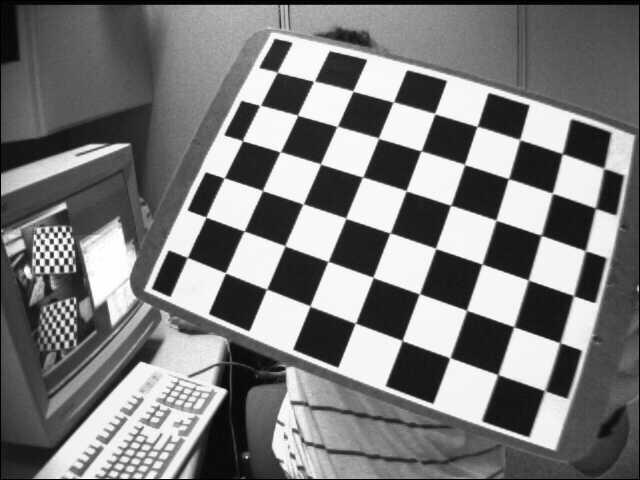
#> input picture trabalho8_calibracaoEstereo/calibration_left/left03.jpg, 640 x 480 px, given in place of Lenna.png, which was not available
$ python aumentaEscalaInt.py
#> lines starting #> are read from the running program, lines starting #| are printed output that depends on the picture; pictures that were not available may be replaced by others from this repository, and a replacement may not be noted
import cv2
import numpy as np
import matplotlib.pyplot as plt

#* Importa a imagem pra dentro do programa:
img_0 = 'Lenna.png'
img1 = cv2.imread(img_0)
#> img1 is the input picture: shape (480, 640, 3); min 0, max 255, mean 122.9

#* Pega a escala que o usuário deseja:
define_escala = int(input("Digite a escala K que você deseja: "))
#> the answer given: 3

#* Cria duas novas imagens de zeros (imagens "vazias"), sendo uma pra interpolação 0 e a outra pra interpolação 1:
newimage_zero = np.zeros((img1.shape[0] * define_escala, img1.shape[1] * define_escala, 3), dtype=np.uint8)
newimage_um = np.zeros((img1.shape[0] * define_escala, img1.shape[1] * define_escala, 3), dtype=np.uint8)

#* Calcula a interpolação de ordem 0:
for i in range(img1.shape[0]):
    for j in range(img1.shape[1]):
        newimage_zero[i * define_escala:(i + 1) * define_escala, j * define_escala:(j + 1) * define_escala] = img1[i, j]

#* Preenchendo os quadrados vazios na interpolação de ordem 0
newimage_zero = cv2.resize(newimage_zero, (img1.shape[1] * define_escala, img1.shape[0] * define_escala), interpolation=cv2.INTER_NEAREST)

#* Calcula a interpolação de ordem 1:
for i in range(img1.shape[0]):
    for j in range(img1.shape[1]):
        for desloc_i in range(define_escala):
            for desloc_j in range(define_escala):
                newimage_um[i * define_escala + desloc_i, j * define_escala + desloc_j] = img1[i, j] * (1 - desloc_i / define_escala) * (1 - desloc_j / define_escala)
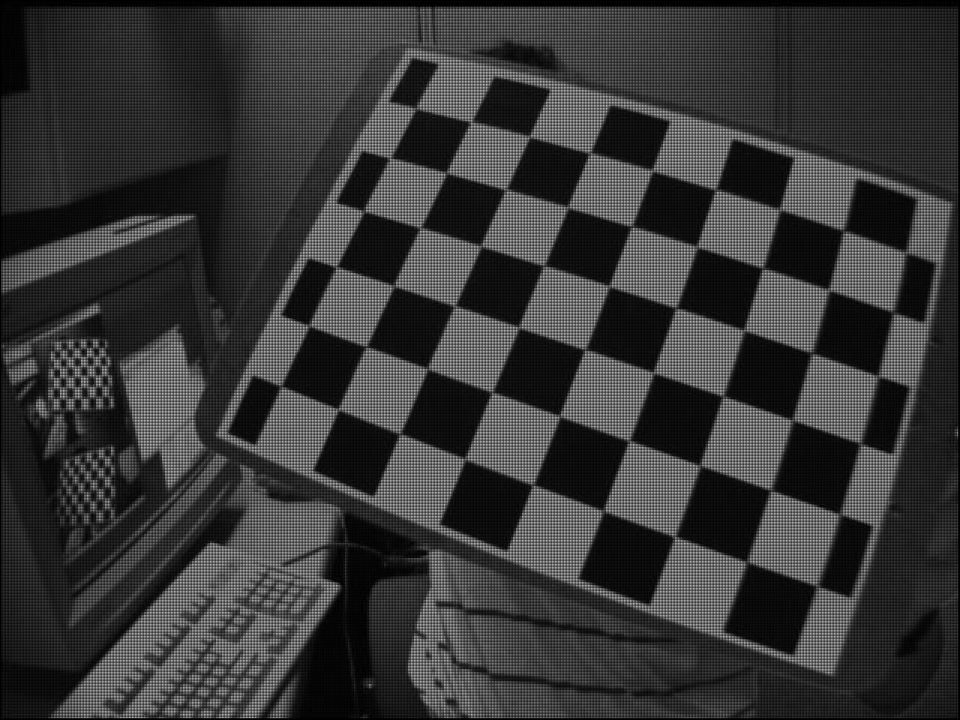
#> newimage_um: shape (1440, 1920, 3) (shown at 1/2 size); min 0, max 255, mean 54.3

#* Preenchendo os quadrados vazios na interpolação de ordem 1
newimage_um = cv2.resize(newimage_um, (img1.shape[1] * define_escala, img1.shape[0] * define_escala), interpolation=cv2.INTER_LINEAR)

#* Mostrando as imagens interpoladas:
#! Cria um plot
plt.figure(figsize=(12, 6))

#! Coloca a imagem original no plot 1
plt.subplot(1, 3, 1)
plt.title('Imagem Original')
plt.imshow(cv2.cvtColor(img1, cv2.COLOR_BGR2RGB))
plt.axis('off')

#! Coloca a imagem interpolada 0 no plot 2
plt.subplot(1, 3, 2)
plt.title('Interpolação Ordem Zero')
plt.imshow(cv2.cvtColor(newimage_zero, cv2.COLOR_BGR2RGB))
plt.axis('off')

#! Coloca a imagem interpolada 1 no plot 3
plt.subplot(1, 3, 3)
plt.title('Interpolação Ordem Um')
plt.imshow(cv2.cvtColor(newimage_um, cv2.COLOR_BGR2RGB))
plt.axis('off')

plt.show()
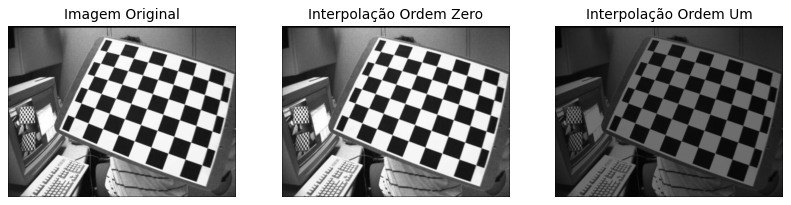
#> figure drawn by matplotlib, 3 panels

$ run again, on trabalho8_calibracaoEstereo/calibration_left/left04.jpg
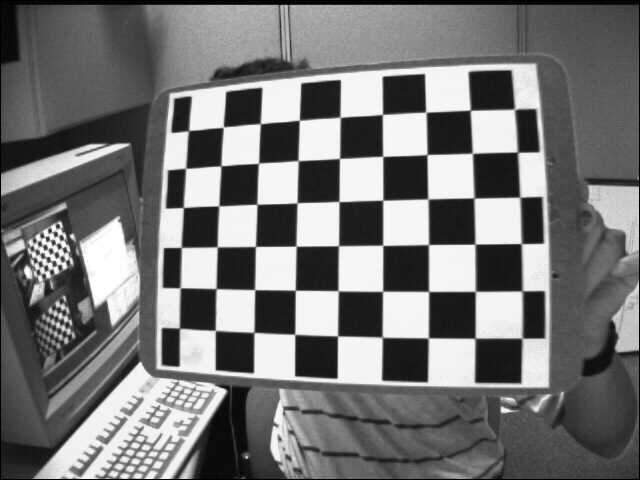
#> input picture trabalho8_calibracaoEstereo/calibration_left/left04.jpg, 640 x 480 px, given in place of Lenna.png, which was not available
#> img1 is the input picture: shape (480, 640, 3); min 0, max 255, mean 117.8
#> after the loop `for i in range(img1.shape[0]):`:
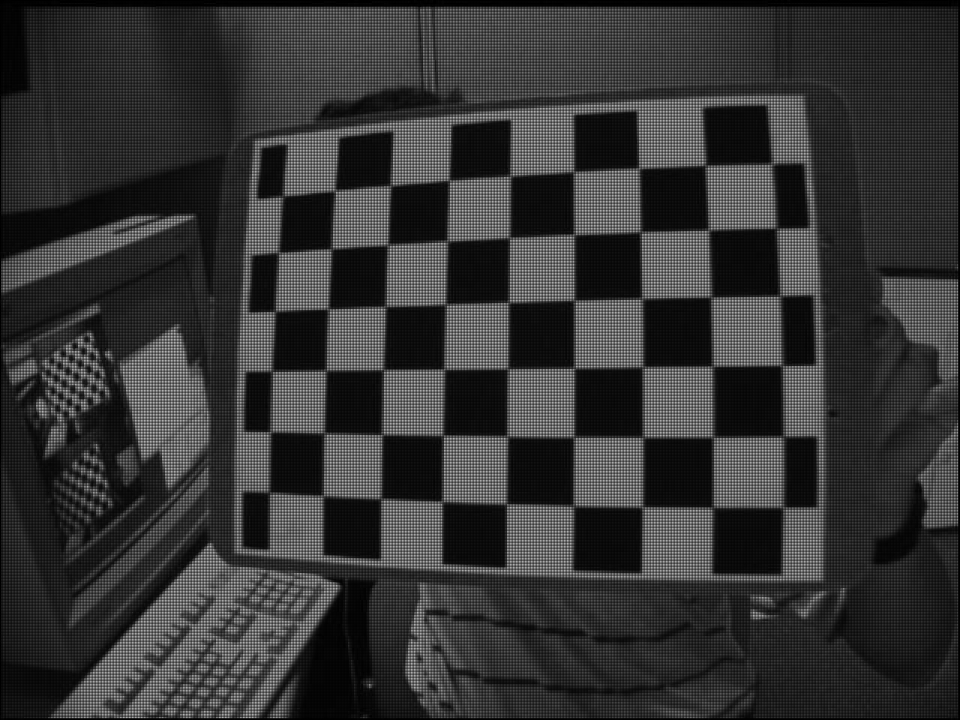
#> newimage_um: shape (1440, 1920, 3) (shown at 1/2 size); min 0, max 255, mean 52
#> `plt.show()`:
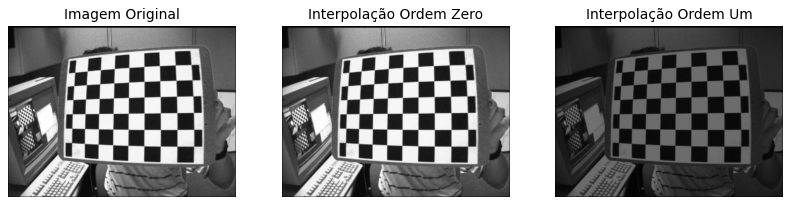
#> figure drawn by matplotlib, 3 panels

$ run again, on trabalho8_calibracaoEstereo/calibration_left/left05.jpg
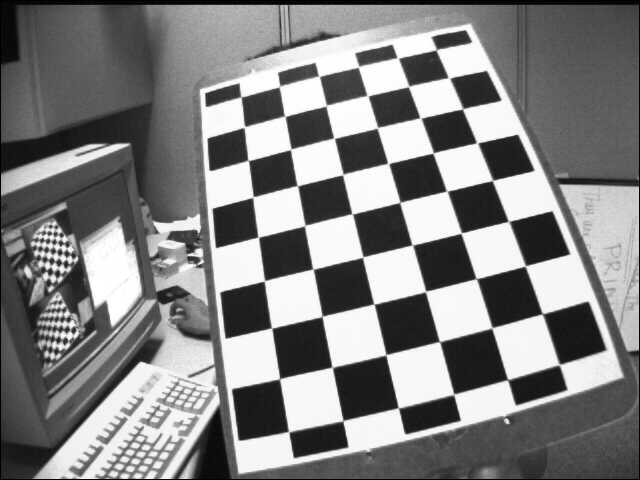
#> input picture trabalho8_calibracaoEstereo/calibration_left/left05.jpg, 640 x 480 px, given in place of Lenna.png, which was not available
#> img1 is the input picture: shape (480, 640, 3); min 0, max 255, mean 129.8
#> after the loop `for i in range(img1.shape[0]):`:
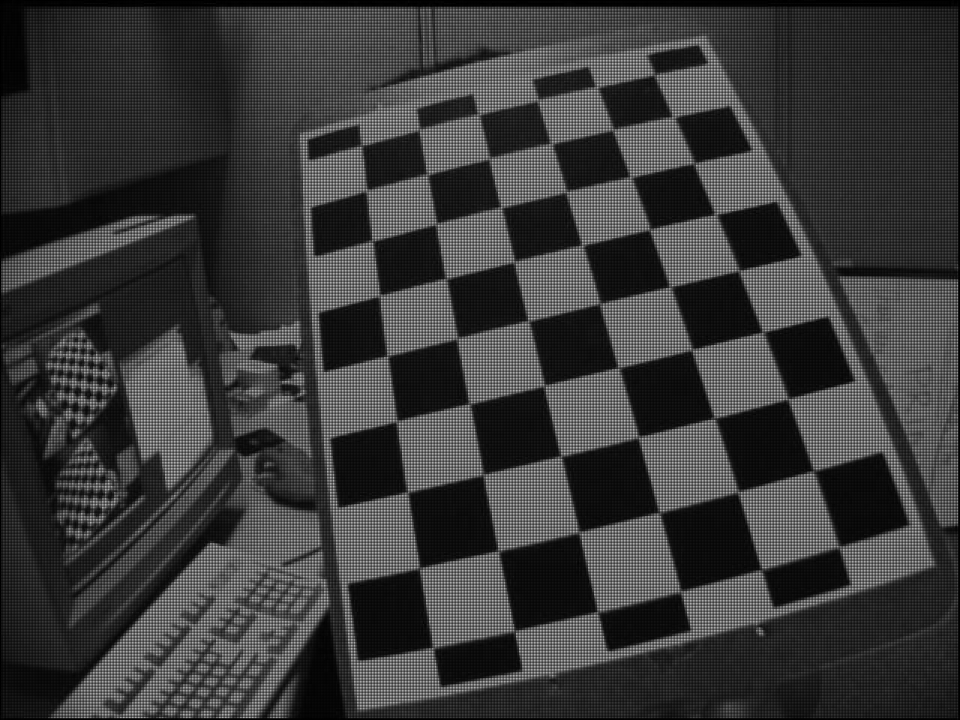
#> newimage_um: shape (1440, 1920, 3) (shown at 1/2 size); min 0, max 255, mean 57.3
#> `plt.show()`:
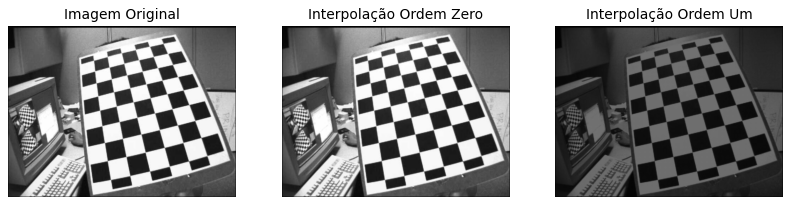
#> figure drawn by matplotlib, 3 panels
